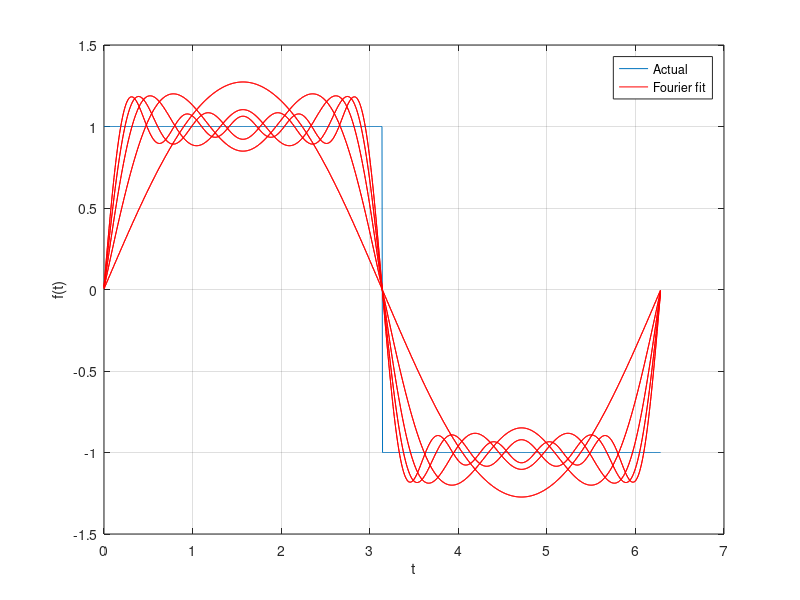

This chart was generated by the following MATLAB code:
%%%%%%%%%%%%%%%%%%%%%%%%%%%%%%%%%
%
% OCE 5586
%
% Fourier Coefficients example
%
% SMJ
% 2/27/2014
%
%%%%%%%%%%%%%%%%%%%%%%%%%%%%%%%%%
close all; clear;

% actual data
n_sst = linspace(0,2*pi,1000);
sst(1:500) = +1;
sst(501:1000)= -1;

figure
plot(n_sst,sst)
grid
xlabel('t')
ylabel('f(t)')


% get Fourier coeffient, A0
%
N = length(n_sst);

A0 = 0;
for n = 1:N
    A0 = A0 + sst(n); 
end
A0 = 2/N*A0;
B0 = 0;

% get Fourier coeffients, Ap and Bp
%
A = zeros(N/2,1);
B = zeros(N/2,1);

for p = 1:N/2
    for n = 1:N
        A(p) = A(p) + sst(n) * cos(2*pi*p*n/N);
        B(p) = B(p) + sst(n) * sin(2*pi*p*n/N);
    end
end
A = 2/N*A;
B = 2/N*B;

% reconstruction--up to 10 partial sums
for max_index=1:10
sst_reconstr = zeros(N,1);
for n = 1:N
    for p = 1:max_index
        sst_reconstr(n) = sst_reconstr(n) + A(p)*cos(2*pi*p*n/N) ...
            + B(p)*sin(2*pi*p*n/N);
    end
end
sst_reconstr = A0/2 + sst_reconstr;

% figure
hold on
plot(n_sst,sst_reconstr,'r')
legend('Actual','Fourier fit')
pause
end
        
% prediction
% sst_reconstr2 = zeros(48,1);
% for n = 1:48
%     for p = 1:3
%         sst_reconstr2(n) = sst_reconstr2(n) + A(p)*cos(2*pi*p*n/N) ...
%             + B(p)*sin(2*pi*p*n/N);
%     end
% end
% sst_reconstr2 = A0/2 + sst_reconstr2; 
% 
% plot(1:48,sst_reconstr2,'g')